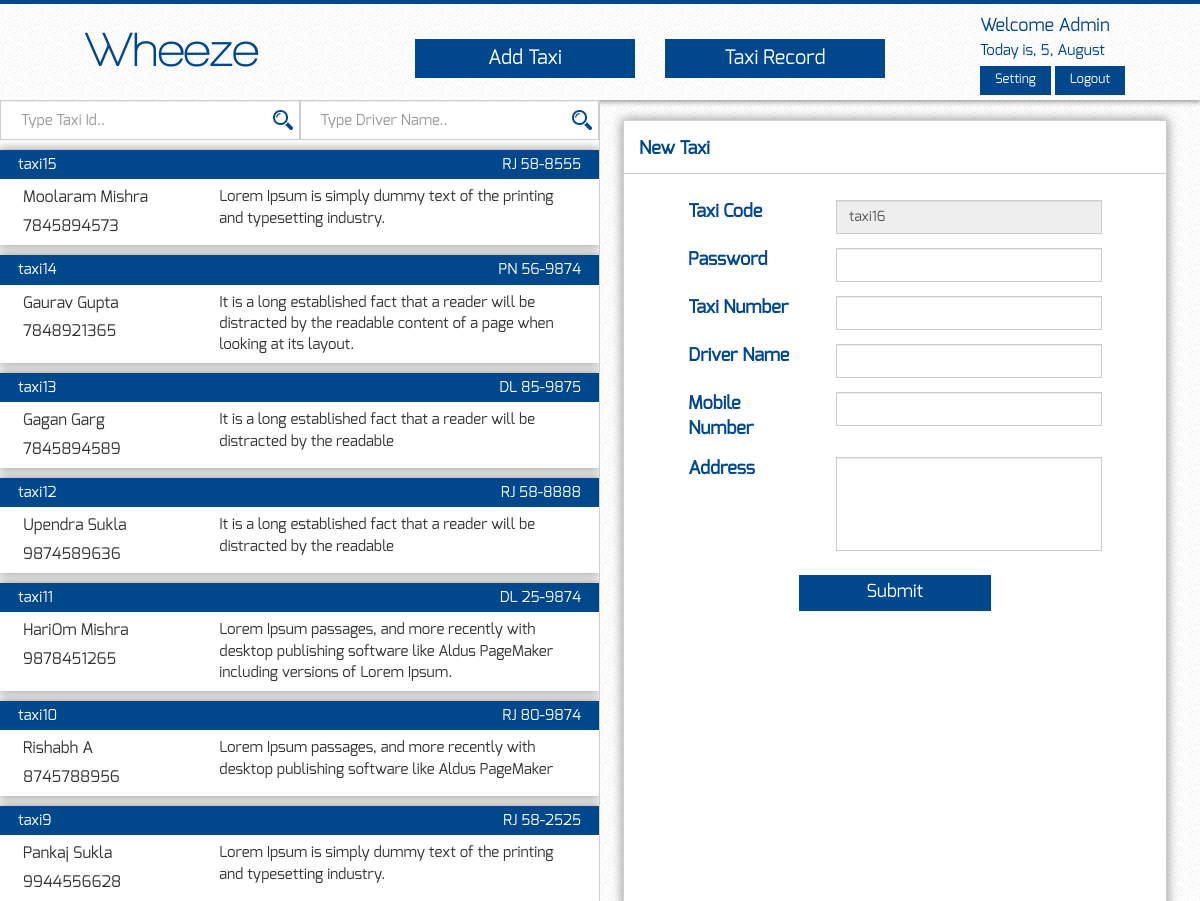
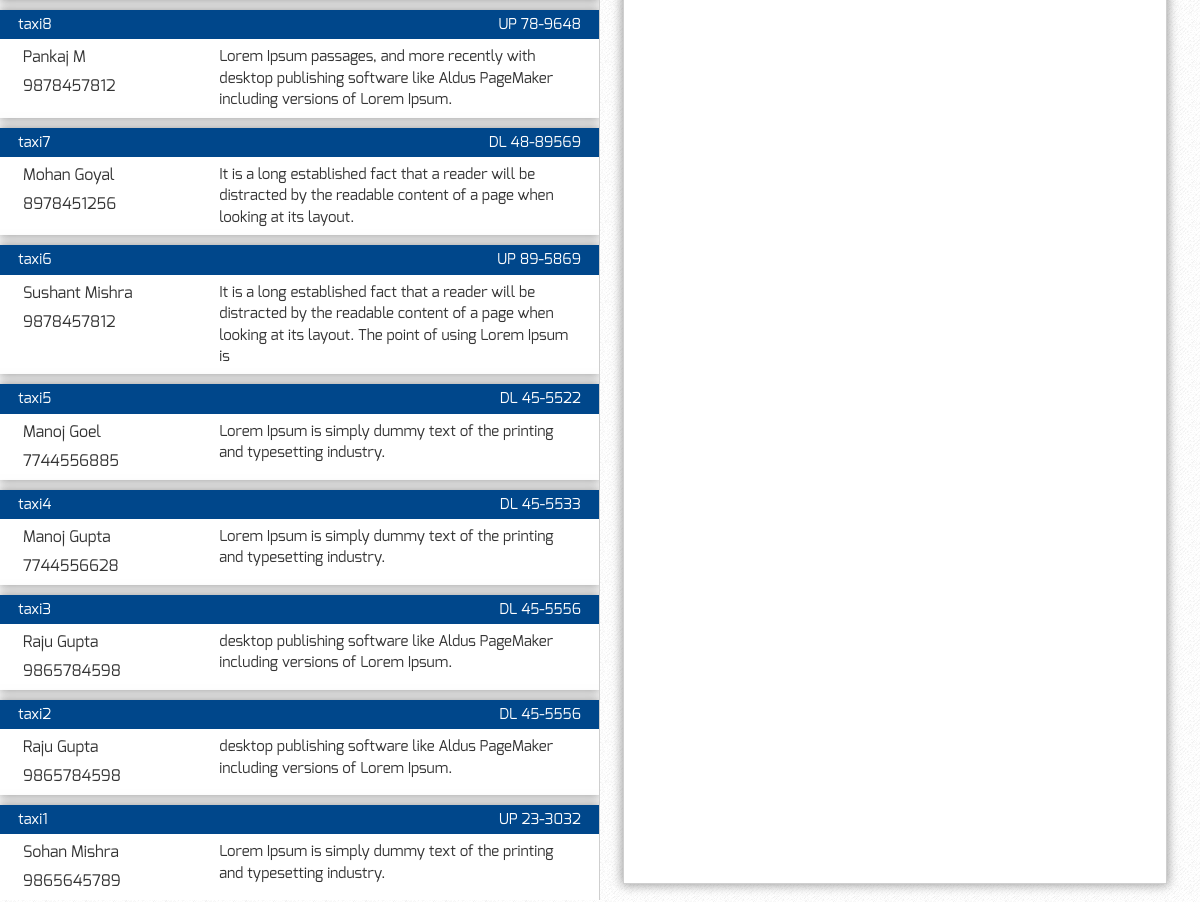
Screenshot of /taxi-detail.php (signed in) with the database file from the repository (2 pictures, top to bottom).
### tables this page shows
CREATE TABLE IF NOT EXISTS `taxi_detail` (
  `id` int(10) unsigned NOT NULL AUTO_INCREMENT,
  `taxi_id` varchar(255) NOT NULL,
  `password` varchar(100) NOT NULL,
  `taxi_number` varchar(50) NOT NULL,
  `driver_name` varchar(255) NOT NULL,
  `mobile` varchar(30) NOT NULL,
  `address` varchar(255) NOT NULL,
  `created_date` datetime NOT NULL,
  `modify_date` datetime NOT NULL,
  `status` char(1) NOT NULL DEFAULT '1',
  PRIMARY KEY (`id`)
);

### taxi-detail.php (the view, shortened to what this page needs)
<?php
include('header.php');
$search_sql = "SELECT * FROM taxi_detail ORDER BY id DESC";
$search_query = mysql_query($search_sql);
if(mysql_num_rows($search_query) > 0)
{
	$query = mysql_query("SELECT taxi_id FROM taxi_detail ORDER BY id DESC LIMIT 1");
	$row_last = mysql_fetch_array($query);
	$pattern = "/(\d+)/";
	$code = preg_split($pattern, $row_last['taxi_id'], -1, PREG_SPLIT_NO_EMPTY | PREG_SPLIT_DELIM_CAPTURE);
	$codde = $code[1] + 1;
 	$taxi_code = "taxi".$codde;
}
else
{
	$taxi_code = "taxi1";
}
?>
<div class="container-fluid">
	<div class="row">
		<div class="col-lg-6 left-side">
			<div class="search-bar">
				<div class="row">
					<div class="col-lg-6" style="padding-right:0px;">
						<input type="text" class="search-input form-control taxi_id_search" placeholder="Type Taxi Id..">
					</div>
					<div class="col-lg-6" style="padding-left:0px;">
						<input type="text" class="search-input form-control taxi_driver_search" placeholder="Type Driver Name..">
					</div>
				</div>
			</div>
			<div class="result-div">
				<?php
				if(mysql_num_rows($search_query) > 0)
				{
					$a = 1;
					while($row = mysql_fetch_array($search_query))
					{
					?>
				<div class="left-blog">
					<div class="row">
						<div class="col-lg-12 top-label">
							<div class="row">
								<div class="col-lg-6 taxi-code" title="Taxi Number">
									<?php echo $row['taxi_id']; ?>
								</div>
								<div class="col-lg-6 taxi-number" title="Taxi Number" >
									<?php echo $row['taxi_number']; ?>
								</div>
							</div>
						</div>
					</div>
					<div class="bottom-label <?php echo $a; ?>" id="<?php echo $row['id']; ?>">
						<div class="row">
							<div class="col-lg-4 driver-detail">
								<div><?php echo $row['driver_name']; ?></div>
								<div><?php echo $row['mobile']; ?></div>
							</div>
							<div class="col-lg-8 address">
								<div title="Address">
									<?php echo $row['address']; ?>
								</div>
							</div>
						</div>
					</div>
				</div>
				<?php
					$a++;
					}
				}
				else
				{
					?>
					<div class="error-msg">
						There is No any Taxi..!
					</div>
					<?php
				}
				?>
			</div>
		</div>
		<div class="col-lg-6 right-side">
			<div class="display-section">
				<div class="row" style="padding:6px 15px;">
					<div class="col-lg-12 taxi-heading">
						<div class="row">
							<div class="col-lg-4 right-heading">
								New Taxi
							</div>
							<div class="col-lg-6">
							</div>
						</div>
					</div>
				</div>
				<div class="taxi-right-div">
					<form action="taxi-detail.php" method="post" id='submit-form'>
					<div class="row">
						<div class="col-lg-10 col-centered">
							<div class="row">
								<div class="col-lg-4 label-text">Taxi Code</div>
								<div class="col-lg-8">
									<input type="text" class="form-control"  disabled value="<?php echo $taxi_code; ?>">
								</div>
							</div>
							<div class="row" style="margin-top:14px;">
								<div class="col-lg-4 label-text">Password</div>
								<div class="col-lg-8">
									<input type="text" class="form-control" id="insert_taxi_password" name="password">
								</div>
							</div>
							<div class="row" style="margin-top:14px;">
								<div class="col-lg-4 label-text">Taxi Number</div>
								<div class="col-lg-8">
									<input type="text" class="form-control" id="insert_taxi_number" name="taxi_number">
								</div>
							</div>
							<div class="row" style="margin-top:14px;">
								<div class="col-lg-4 label-text">Driver Name</div>
								<div class="col-lg-8">
									<input type="text" class="form-control" id="insert_driver_name" name="driver_name">
								</div>
							</div>
							<div class="row" style="margin-top:14px;">
								<div class="col-lg-4 label-text">Mobile Number</div>
								<div class="col-lg-8">
									<input type="text" class="form-control" id="insert_mobile" name="mobile">
								</div>
							</div>
							<div class="row" style="margin-top:14px;">
								<div class="col-lg-4 label-text">Address</div>
								<div class="col-lg-8">
									<textarea name="address" style="border-radius:0px; resize:none;" class="form-control" id="insert_address" rows="4"></textarea>
								</div>
							</div>
							<div class="row" style="margin-top:14px;">
								<div class="col-lg-6 col-centered">
									<div class="submit submit-btn">Submit</div>
								</div>
							</div>
						</div>
					</div>
					</form>
				</div>
			</div>
		</div>
	</div>
</div>
</body>
</html>

### header.php (shortened to what this page needs)
<?php
if(!isset($_SESSION['wheeze_username']) || empty($_SESSION['wheeze_username']) )
{
	?>
	<script type="text/javascript">
	window.location = "index.php";
	</script>
	<?php
}
else
{
	$username = $_SESSION['wheeze_username'];
	$sql = "SELECT * FROM admin WHERE username = '$username'";
	$query = mysql_query($sql);
	$row_admin = mysql_fetch_array($query);
	$current_page_name = basename($_SERVER['REQUEST_URI']);
}
?>
<html>
<head>
	<link rel="stylesheet" type="text/css" href="css/style.css">
</head>
<body>
<div class="la-anim-10"></div>
<header class="main">
	<div class="container-fluid">
		<div class="row">
			<div class="col-lg-12">
				<div class="row">
					<div class="col-lg-4">
						<a href="home.php">
						<div class="logo">
							Wheeze
						</div>
						</a>
					</div>
					<div class="col-lg-5">
						<div class="row">
							<div class="col-lg-6 display-div">
								<?php
								if($current_page_name == "taxi-detail.php")
								{
									?>
									<a href="taxi-detail.php">
										<div>Add Taxi</div>
									</a>
									<?php
								}
								else
								{
									?>
									<a href="taxi-detail.php">
										<div>Taxi Detail</div>
									</a>
									<?php
								}
								 ?>
							</div>
							<div class="col-lg-6 display-div">
								<a href="record.php">
									<div>Taxi Record</div>
								</a>
							</div>
						</div>
					</div>
					<div class="col-lg-3 admin-desc">
						<div>Welcome <?php echo ucfirst($row_admin['name']); ?></div>
						<div>Today is,
							<?php
							echo date("j, F");
							 ?>
						</div>
						<div>
							<ul>
								<a href="setting.php"><li>Setting</li></a>
								<a href="logout.php"><li>Logout</li></a>
							</ul>
						</div>
					</div>
					</div>
				</div>
			</div>
		</div>
</header>

### css/style.css (style rules this page uses)
body { background: url('../img/background.png'); }
a { text-decoration: none !important; }
header.main { -webkit-box-shadow: 0px 1px 5px 1px rgba(0,0,0,0.4); box-shadow: 0px 1px 5px 1px rgba(0,0,0,0.4); border-top: 4px solid #00478B; height: 100px; }
header.main .logo { color: #00478B; font-size: 3.5em; font-family: 'WalkwayBoldRegular'; margin-top: 10px; padding-left: 70px; }
.admin-desc { padding-left: 80px; }
.admin-desc div:nth-child(1) { font-size: 18px; color: #00478B; font-family: 'ExoRegular'; text-align: left; margin-top: 10px; }
.admin-desc div:nth-child(2) { font-size: 15px; color: #00478B; font-family: 'ExoRegular'; }
.admin-desc div:nth-child(3) ul { padding: 0px; margin:0px; margin-top: 5px; }
.admin-desc div:nth-child(3) ul li { display: inline-block; font-size: 13px; font-family: 'ExoRegular'; background: #00478B; color: #fff; padding:5px 15px; }
.display-div { margin-top: 25px; }
.display-div div { text-align: center; font-size: 20px; font-family:'ExoRegular'; padding: 5px; margin-top: 10px; background: #00478B; color: #fff; cursor: pointer; }
.result-div { width: 100%; overflow-y: auto; overflow-x: hidden; max-height: calc(100% - 142px); height: 100%; }
.result-div .left-blog { margin-top: 10px; box-shadow: 0px 0px 10px 1px rgba(119, 119, 119, 0.75); -moz-box-shadow: 0px 0px 10px 1px rgba(119, 119, 119, 0.75); -webkit-box-shadow: 0px 0px 10px 1px rgba(119, 119, 119, 0.75); }
.result-div .top-label { background: #00478B; color: #fff; padding: 4px 33px; font-family: "Lato"; font-size: 16px; }
.bottom-label { padding: 4px 20px; cursor: pointer; }
.left-side { background: #fff; border-right: 1px solid rgb(207, 207, 207); padding: 0px; }
.left-side .driver-detail div { padding: 3px; font-size: 16px; font-family: 'ExoRegular'; }
.left-side .address div { padding: 3px; font-size: 15px; font-family: 'ExoRegular'; }
.left-side .top-label .taxi-code { font-size: 15px; font-family: 'ExoRegular'; }
.left-side .top-label .taxi-number { font-size: 15px; font-family: 'ExoRegular'; text-align: right; }
.left-side .search-bar input { width:100%; height: 40px; border-radius: 0px; outline: none; font-size: 15px; color: #00478B; font-family: 'ExoRegular'; background: url(../img/search.png) no-repeat 98% 50%; padding-left: 20px; background-size: 20px; padding-right: 34px }
.right-side .display-section { margin: 20px 18px 10px 8px; background: #fff; border: 1px solid rgb(207,207,207); box-shadow: 0px 0px 10px 1px rgba(119, 119, 119, 0.75); -moz-box-shadow: 0px 0px 10px 1px rgba(119, 119, 119, 0.75); -webkit-box-shadow: 0px 0px 10px 1px rgba(119, 119, 119, 0.75); }
.right-side .display-section .taxi-heading { border-bottom: 1px solid rgb(207, 207, 207); font-size: 18px; font-weight: bold; padding: 10px 15px; font-family: 'ExoRegular'; color: #00478B; }
.taxi-right-div { max-height: calc(100% - 199px); height: 100%; overflow-y: auto; overflow-x: hidden; padding: 20px; font-family: 'ExoRegular'; font-size: 16px; }
.taxi-right-div .label-text { font-family: 'ExoRegular'; font-size: 18px; font-weight: bold; font-family: 'ExoRegular'; color: #00478B; }
.taxi-right-div input { font-family: 'ExoRegular'; border-radius: 0; }
.taxi-right-div .submit { width: 100%; padding: 5px; font-size: 18px; height: 36px; font-family: 'ExoRegular'; margin-top: 10px; background: #00478B; color: #fff; border: none; text-align: center; cursor: pointer; }

### css/component.css (style rules this page uses)
.la-anim-10 { position: fixed; z-index: 100; top: 0; right: 0; width: 190px; height: 190px; background: #219AC9; -webkit-transition: -webkit-transform 0.3s; transition: transform 0.3s; -webkit-transform: translateX(100%) translateY(-100%) rotate(45deg); transform: translateX(100%) translateY(-100%) rotate(45deg); pointer-events: none; }
.la-anim-10::before, .la-anim-10::after { position: absolute; bottom: 9px; left: 50%; display: block; border: 5px solid #fff; border-radius: 50%; content: ''; }
.la-anim-10::before { margin-left: -29px; width: 60px; height: 60px; border-right-color: #0A4961; border-left-color: #0A4961; -webkit-animation: rotation 3s linear infinite; animation: rotation 3s linear infinite; }
.la-anim-10::after { bottom: 25px; margin-left: -14px; width: 30px; height: 30px; border-top-color: #0A4961; border-bottom-color: #0A4961; -webkit-animation: rotation 1s linear infinite; animation: rotation 1s linear infinite; }

### rows the page displays
taxi_detail: taxi "taxi15", taxi_number "RJ 58-8555", driver_name "Moolaram Mishra", mobile "7845894573", address "Lorem Ipsum is simply dummy text of the printing and typesetting industry.", taxi "taxi16"
taxi_detail: taxi "taxi14", taxi_number "PN 56-9874", driver_name "Gaurav Gupta", mobile "7848921365", address "It is a long established fact that a reader will be distracted by the readable content of a page when looking at its layout."
taxi_detail: taxi "taxi13", taxi_number "DL 85-9875", driver_name "Gagan Garg", mobile "7845894589", address "It is a long established fact that a reader will be distracted by the readable"
taxi_detail: taxi "taxi12", taxi_number "RJ 58-8888", driver_name "Upendra Sukla", mobile "9874589636", address "It is a long established fact that a reader will be distracted by the readable"
taxi_detail: taxi "taxi11", taxi_number "DL 25-9874", driver_name "HariOm Mishra", mobile "9878451265", address "Lorem Ipsum passages, and more recently with desktop publishing software like Aldus PageMaker including versions of Lorem Ipsum."
taxi_detail: taxi "taxi10", taxi_number "RJ 80-9874", driver_name "Rishabh A", mobile "8745788956", address "Lorem Ipsum passages, and more recently with desktop publishing software like Aldus PageMaker"
taxi_detail: taxi "taxi9", taxi_number "RJ 58-2525", driver_name "Pankaj Sukla", mobile "9944556628", address "Lorem Ipsum is simply dummy text of the printing and typesetting industry."
taxi_detail: taxi "taxi8", taxi_number "UP 78-9648", driver_name "Pankaj M", mobile "9878457812", address "Lorem Ipsum passages, and more recently with desktop publishing software like Aldus PageMaker including versions of Lorem Ipsum."
taxi_detail: taxi "taxi7", taxi_number "DL 48-89569", driver_name "Mohan Goyal", mobile "8978451256", address "It is a long established fact that a reader will be distracted by the readable content of a page when looking at its layout."
taxi_detail: taxi "taxi6", taxi_number "UP 89-5869", driver_name "Sushant Mishra", mobile "9878457812", address "It is a long established fact that a reader will be distracted by the readable content of a page when looking at its layout. The point of using Lorem Ipsum is"
taxi_detail: taxi "taxi5", taxi_number "DL 45-5522", driver_name "Manoj Goel", mobile "7744556885", address "Lorem Ipsum is simply dummy text of the printing and typesetting industry."
taxi_detail: taxi "taxi4", taxi_number "DL 45-5533", driver_name "Manoj Gupta", mobile "7744556628", address "Lorem Ipsum is simply dummy text of the printing and typesetting industry."
taxi_detail: taxi "taxi3", taxi_number "DL 45-5556", driver_name "Raju Gupta", mobile "9865784598", address "desktop publishing software like Aldus PageMaker including versions of Lorem Ipsum."
taxi_detail: taxi "taxi2", taxi_number "DL 45-5556", driver_name "Raju Gupta", mobile "9865784598", address "desktop publishing software like Aldus PageMaker including versions of Lorem Ipsum."
taxi_detail: taxi "taxi1", taxi_number "UP 23-3032", driver_name "Sohan Mishra", mobile "9865645789", address "Lorem Ipsum is simply dummy text of the printing and typesetting industry."

### other values shown
$row_admin['name'] "Admin"
